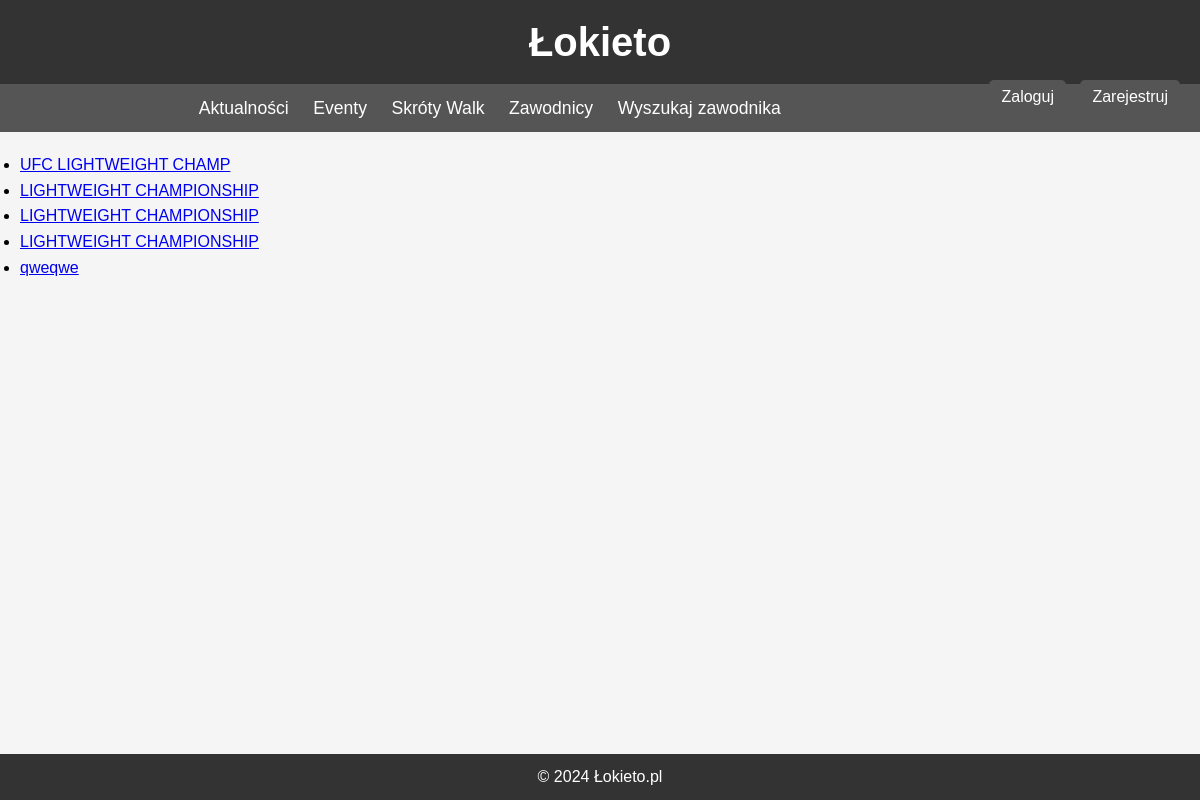
Page /events/ on the earlier database version.
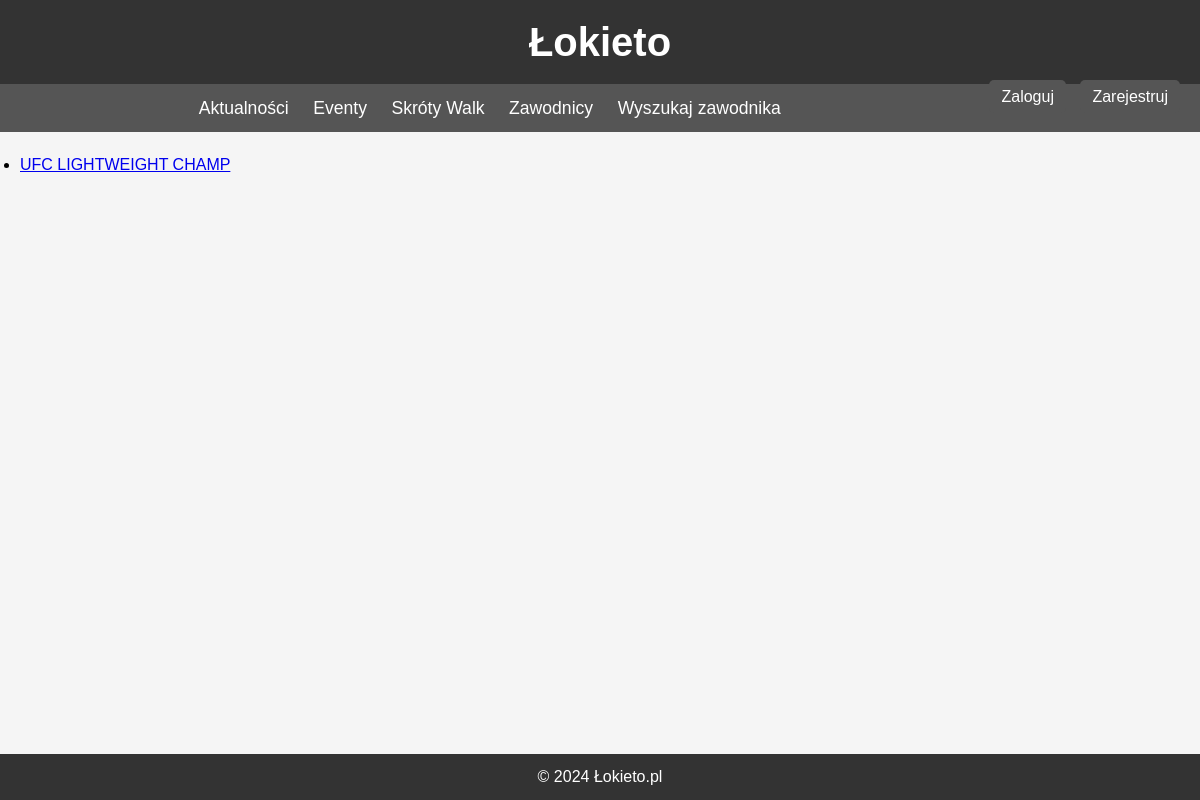
Same page on the later database version.
### mma/models.py (models this page shows, shortened)
class Event(models.Model):
    title = models.CharField(max_length=200)
    description = models.TextField()
    date = models.DateTimeField()
    location = models.CharField(max_length=200)
    fights = models.ManyToManyField(Fight, related_name='events')

### mma/views.py (the view)
# urls.py: path('events/', event_list, name='event_list'),
def event_list(request):
    events = Event.objects.prefetch_related('fights').all()
    return render(request, 'event_list.html', {'events': events})

### templates/event_list.html (shortened to what this page needs)
{% extends 'index.html' %}
{% load static %}
{% block content %}
    <ul>
        {% for event in events %}
            <li>
                <a href="{% url 'event_detail' event.id %}">{{ event.title }}</a>
            </li>
        {% empty %}
            <li>Brak dostępnych eventów.</li>
        {% endfor %}
    </ul>
{% endblock %}

Differences in the rows shown:
removed Event: title "LIGHTWEIGHT CHAMPIONSHIP"
removed Event: title "LIGHTWEIGHT CHAMPIONSHIP"
removed Event: title "LIGHTWEIGHT CHAMPIONSHIP"
removed Event: title "qweqwe"
